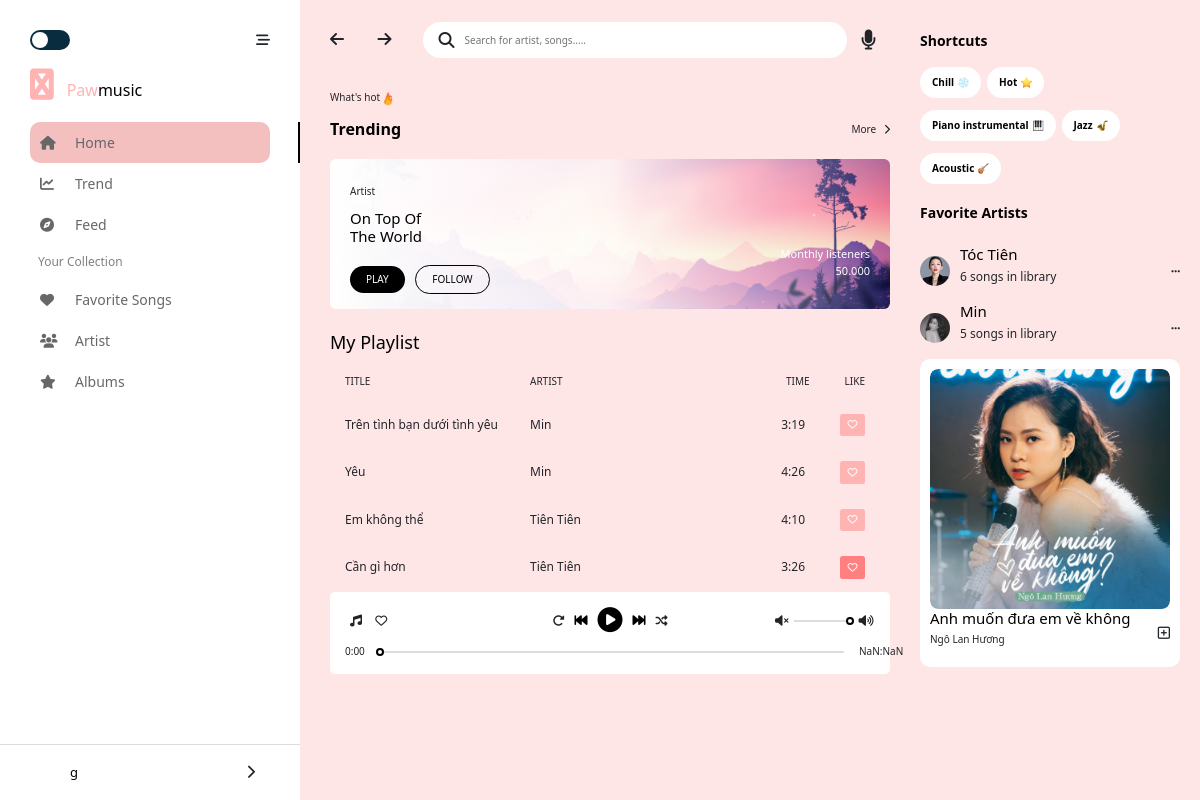
The app's page /home/ (signed in), older data.
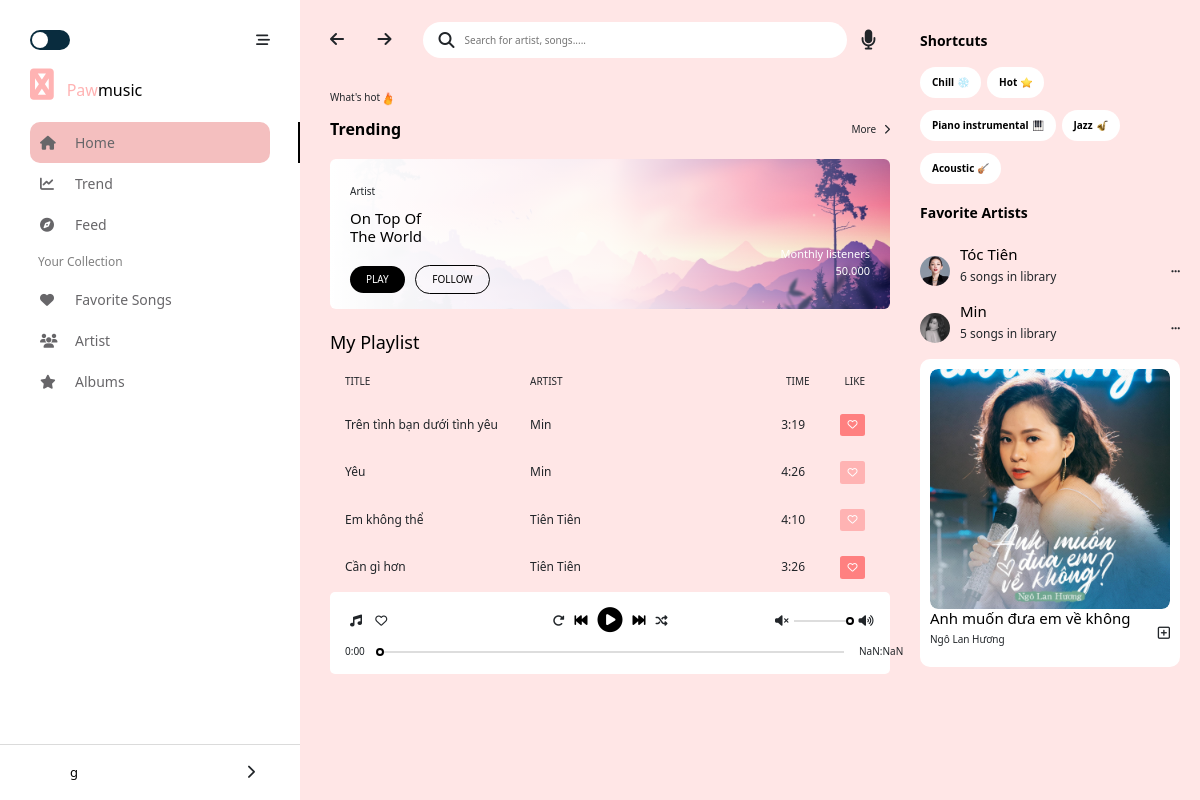
The same page, newer data.
### songs/models.py (models this page shows)
class Song(models.Model):
    name = models.TextField(max_length=256)
    time = models.TextField(max_length=50)
    linkSave = models.TextField()
    target = models.BooleanField(default=0)
    artist = models.ForeignKey(
        Artist,
        on_delete=models.CASCADE,
        blank=False,
        null=True)#1-n

### artists/models.py (models this page shows)
class Artist(models.Model):
    name = models.TextField(max_length=256)
    linkImage = models.TextField()
    description = models.TextField(default='')

### authentication/views.py (the view)
# urls.py: path('home/', views.home, name='home'),
def home(request):
    songs = Song.objects.all()
    user = User.objects.get(id = request.session['id'])
    fsongs = FavoriteSong.objects.filter(user = user)
    return render(request, "authentication/index.html",{"firstname": request.session['firstname'],"songs": songs})

### templates/authentication/index.html (shortened to what the changed rows need)
{% extends './base.html' %}
    {% block content %}
    {% if user.is_authenticated %}
            <div id="main-content">
                {% load static %}
                <div class="my-playlist">
                    <div class="playlist-list">
                        {% for song in songs %}
                            <div class="playlist playlist--hover" id="playlist{{ song.id }}" ondblclick="SelectSong({{ song.id }})">
                                <p class="playlist__title">{{song.name}}</p>
                                <p class="playlist__artist">{{song.artist.name}}</p>
                                <p class="playlist__time">{{song.time}}</p>
                                {% if  song.target %}
                                    <a class="btn btn-dark favoritesongColor" id="{{song.id}}" style="background-color: rgb(255, 128, 128) !important; border: 0px;" onclick="FS({{song.id}})"><i class="far fa-heart fs"></i></a>
                                {% else %}
                                    <a class="btn btn-dark" id="{{song.id}}" style="background-color: rgb(255, 179, 179) !important; border: 0px;" onclick="FS({{song.id}})"><i class="far fa-heart fs"></i></a>
                                {% endif %}
                            </div>
                        {% endfor %}
                    </div>
                </div>
                        {% load static %}
            </div>
    {% else %}
    <h3>Welcome!</h3>
    <a href="/signup" class="btn btn-success" role="button">Sign up</a>
    <a href="/signin" class="btn btn-primary" role="button">Sign in</a>
    {% endif %}
    {% endblock %}

Row changes from the older to the newer data that the page shows:
changed Song "Trên tình bạn dưới tình yêu": target False → True (drawn)
